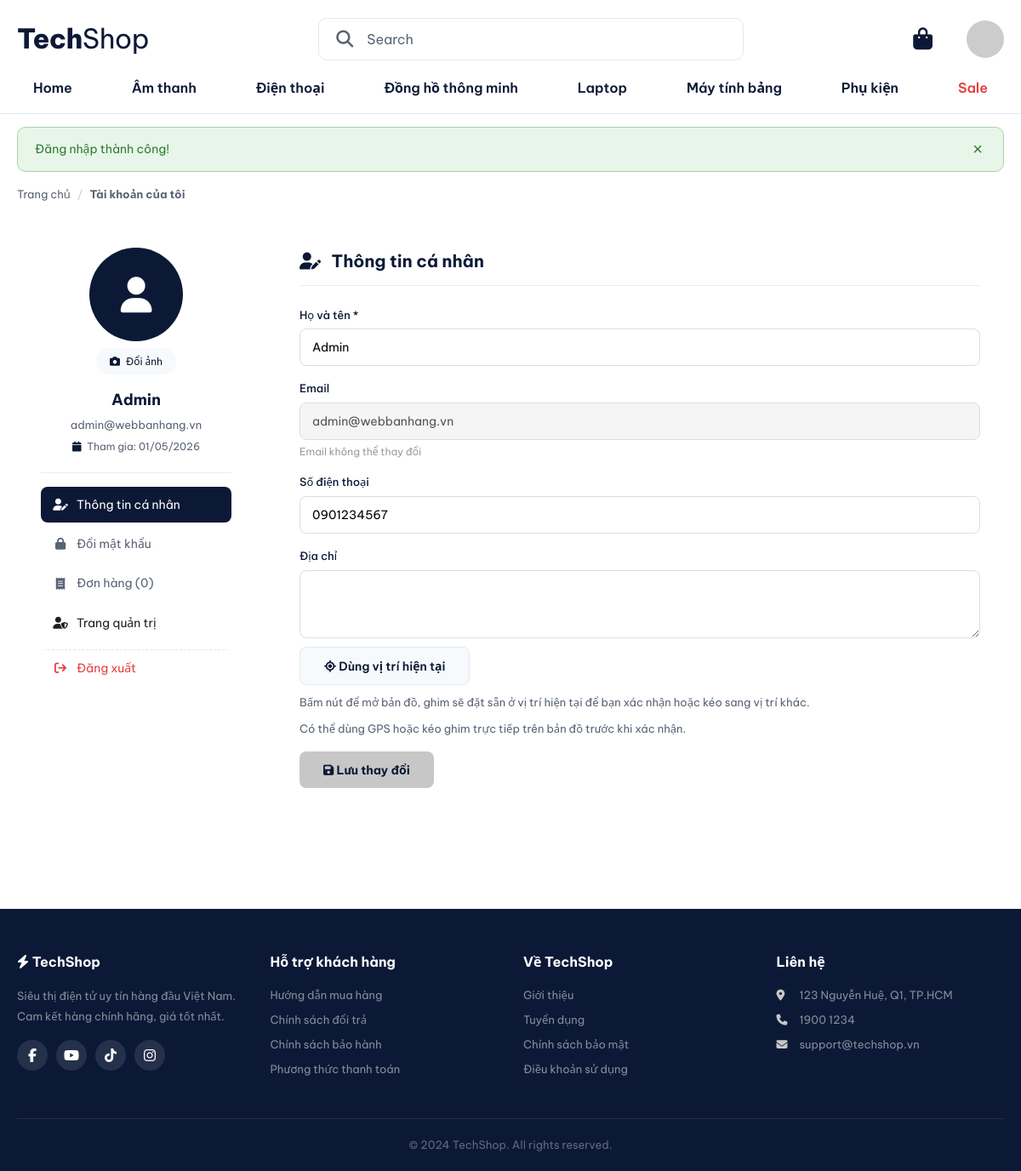
The app's page /account.php (signed in) with its own data.
### tables this page shows
CREATE TABLE categories (
    id INT AUTO_INCREMENT PRIMARY KEY,
    name VARCHAR(100) NOT NULL,
    icon VARCHAR(50) DEFAULT '',
    created_at TIMESTAMP DEFAULT CURRENT_TIMESTAMP
);

CREATE TABLE users (
    id INT AUTO_INCREMENT PRIMARY KEY,
    fullname VARCHAR(100) NOT NULL,
    email VARCHAR(100) NOT NULL UNIQUE,
    phone VARCHAR(20),
    password VARCHAR(255) NOT NULL,
    address TEXT,
    avatar VARCHAR(255) DEFAULT '',
    role ENUM('customer', 'admin') DEFAULT 'customer',
    created_at TIMESTAMP DEFAULT CURRENT_TIMESTAMP
);

### includes/functions.php (called while the page is built, shortened)
<?php
function isLoggedIn() {
    return isset($_SESSION['user_id']);
}
function sanitize($data) {
    return htmlspecialchars(trim($data), ENT_QUOTES, 'UTF-8');
}
function getFlash() {
    if (isset($_SESSION['flash'])) {
        $flash = $_SESSION['flash'];
        return $flash;
    }
    return null;
}

### account.php (the view, shortened to what this page needs)
<?php
require_once 'includes/header.php';
$stmt = $conn->prepare("SELECT * FROM users WHERE id = ?");
$stmt->execute([$_SESSION['user_id']]);
$user = $stmt->fetch();
$orderStmt = $conn->prepare("SELECT * FROM orders WHERE user_id = ? ORDER BY created_at DESC LIMIT 10");
$orderStmt->execute([$_SESSION['user_id']]);
$orders = $orderStmt->fetchAll();
?>
<div class="breadcrumb">
    <a href="/WebBanHang/">Trang chủ</a>
    <span>/</span>
    <strong>Tài khoản của tôi</strong>
</div>
<div class="account-page">
    <div class="account-sidebar">
        <div class="account-avatar">
            <?php if (!empty($user['avatar'])): ?>
                <img src="<?= sanitize(getAvatarUrl($user['avatar'], $user['fullname'])) ?>" alt="Avatar" id="avatar-preview">
            <?php else: ?>
                <div class="avatar-placeholder" id="avatar-preview">
                    <i class="fa-solid fa-user"></i>
                </div>
            <?php endif; ?>
            <form method="POST" enctype="multipart/form-data" class="avatar-form">
                <label class="avatar-upload-btn" for="avatar-input">
                    <i class="fa-solid fa-camera"></i> Đổi ảnh
                </label>
            </form>
        </div>
        <div class="account-name"><?= sanitize($user['fullname']) ?></div>
        <div class="account-email"><?= sanitize($user['email']) ?></div>
        <div class="account-since"><i class="fa-solid fa-calendar"></i> Tham gia: <?= date('d/m/Y', strtotime($user['created_at'])) ?></div>
        <nav class="account-nav">
            <a href="#profile" class="active" onclick="showTab('profile', this)"><i class="fa-solid fa-user-pen"></i> Thông tin cá nhân</a>
            <a href="#password" onclick="showTab('password', this)"><i class="fa-solid fa-lock"></i> Đổi mật khẩu</a>
            <a href="#orders" onclick="showTab('orders', this)"><i class="fa-solid fa-receipt"></i> Đơn hàng (<?= count($orders) ?>)</a>
            <?php if ($user['role'] === 'admin'): ?>
            <a href="/WebBanHang/admin/" style="color: var(--palette-hover);"><i class="fa-solid fa-user-shield"></i> Trang quản trị</a>
            <?php endif; ?>
            <a href="/WebBanHang/logout.php" style="margin-top: 10px; border-top: 1px dashed var(--palette-border); color: #e53e3e;"><i class="fa-solid fa-arrow-right-from-bracket"></i> Đăng xuất</a>
        </nav>
    </div>
    <div class="account-content">
        <div class="account-tab" id="tab-profile">
            <h2><i class="fa-solid fa-user-pen"></i> Thông tin cá nhân</h2>
            <form method="POST">
                <div class="form-group">
                    <label>Họ và tên *</label>
                    <input type="text" name="fullname" required value="<?= sanitize($user['fullname']) ?>">
                </div>
                <div class="form-group">
                    <label>Email</label>
                    <input type="email" value="<?= sanitize($user['email']) ?>" disabled style="background:#f5f5f5;">
                    <div style="font-size:12px; color:#999; margin-top:4px;">Email không thể thay đổi</div>
                </div>
                <div class="form-group">
                    <label>Số điện thoại</label>
                    <input type="tel" name="phone" value="<?= sanitize($user['phone'] ?? '') ?>">
                </div>
                <div class="form-group">
                    <label>Địa chỉ</label>
                    <div class="location-input js-location-input">
                        <textarea name="address" class="js-address-textarea"><?= sanitize($user['address'] ?? '') ?></textarea>
                        <div class="location-tools">
                            <button type="button" class="btn btn-secondary btn-location js-get-current-location">
                                <i class="fa-solid fa-location-crosshairs"></i> Dùng vị trí hiện tại
                            </button>
                        </div>
                        <div class="location-coordinates js-location-coordinates">Bấm nút để mở bản đồ, ghim sẽ đặt sẵn ở vị trí hiện tại để bạn xác nhận hoặc kéo sang vị trí khác.</div>
                        <div class="location-status js-location-status">Có thể dùng GPS hoặc kéo ghim trực tiếp trên bản đồ trước khi xác nhận.</div>
                    </div>
                </div>
                <button type="submit" class="btn btn-primary"><i class="fa-solid fa-save"></i> Lưu thay đổi</button>
            </form>
        </div>
    </div>
</div>
<?php require_once 'includes/footer.php'; ?>

### includes/header.php (shortened to what this page needs)
<?php
require_once __DIR__ . '/db.php';
require_once __DIR__ . '/functions.php';
$flash = getFlash();
$currentUserAvatar = '';
if (isLoggedIn()) {
    $avatarStmt = $conn->prepare("SELECT avatar FROM users WHERE id = ?");
    $avatarStmt->execute([$_SESSION['user_id']]);
    $avatarRow = $avatarStmt->fetch();
    if ($avatarRow) {
        $currentUserAvatar = $avatarRow['avatar'] ?? '';
    }
}
$stmtCat = $conn->query("SELECT * FROM categories ORDER BY name");
$menuCategories = $stmtCat->fetchAll();
?>
<!DOCTYPE html>
<html lang="vi">
<head>
    <link rel="stylesheet" href="https://cdnjs.cloudflare.com/ajax/libs/font-awesome/6.5.1/css/all.min.css">
    <link rel="stylesheet" href="/WebBanHang/assets/css/style.css?v=<?= time() ?>">
</head>
<body>
<header class="header">
    <div class="container header-main">
        <a href="/WebBanHang/" class="logo">
            Tech<span>Shop</span>
        </a>
        <form class="search-bar" action="/WebBanHang/products.php" method="GET">
            <i class="fa-solid fa-magnifying-glass search-icon"></i>
            <input type="text" name="search" placeholder="Search" value="<?= isset($_GET['search']) ? sanitize($_GET['search']) : '' ?>">
        </form>
        <div class="header-actions">
            <a href="/WebBanHang/cart.php" class="action-item">
                <div class="icon-wrapper">
                    <i class="fa-solid fa-bag-shopping"></i>
                </div>
            </a>
            <?php if (isLoggedIn()): ?>
                <a href="/WebBanHang/account.php" class="user-avatar">
                    <?php if (!empty($currentUserAvatar)): ?>
                        <img src="/WebBanHang/uploads/avatars/<?= sanitize($currentUserAvatar) ?>" alt="User">
                    <?php else: ?>
                        <img src="https://ui-avatars.com/api/?name=<?= urlencode($_SESSION['user_name']) ?>&background=010101&color=fff" alt="User">
                    <?php endif; ?>
                </a>
            <?php else: ?>
                <a href="/WebBanHang/login.php" class="user-avatar empty-avatar">
                    <i class="fa-regular fa-user"></i>
                </a>
            <?php endif; ?>
        </div>
    </div>
    <div class="container header-nav">
        <ul class="nav-list">
            <li><a href="/WebBanHang/">Home</a></li>
            <?php foreach ($menuCategories as $cat): ?>
                <li>
                    <a href="/WebBanHang/products.php?category=<?= $cat['id'] ?>">
                        <?= sanitize($cat['name']) ?>
                    </a>
                </li>
            <?php endforeach; ?>
            <li><a href="/WebBanHang/products.php?sale=1" class="sale-link">Sale</a></li>
        </ul>
    </div>
</header>
<?php if ($flash): ?>
<div class="container">
    <div class="flash flash-<?= $flash['type'] ?>">
        <?= $flash['message'] ?>
        <button class="flash-close" onclick="this.parentElement.remove()">&times;</button>
    </div>
</div>
<?php endif; ?>
<main class="main-content">
    <div class="container">

### records on screen
categories: name "Âm thanh"
categories: name "Điện thoại"
categories: name "Đồng hồ thông minh"
categories: name "Laptop"
categories: name "Máy tính bảng"
categories: name "Phụ kiện"
users: fullname "Admin", email "admin@webbanhang.vn", created_at "01/05/2026", phone "0901234567"

### other values on screen
$flash['message'] "Đăng nhập thành công!"
count($orders) "0"
